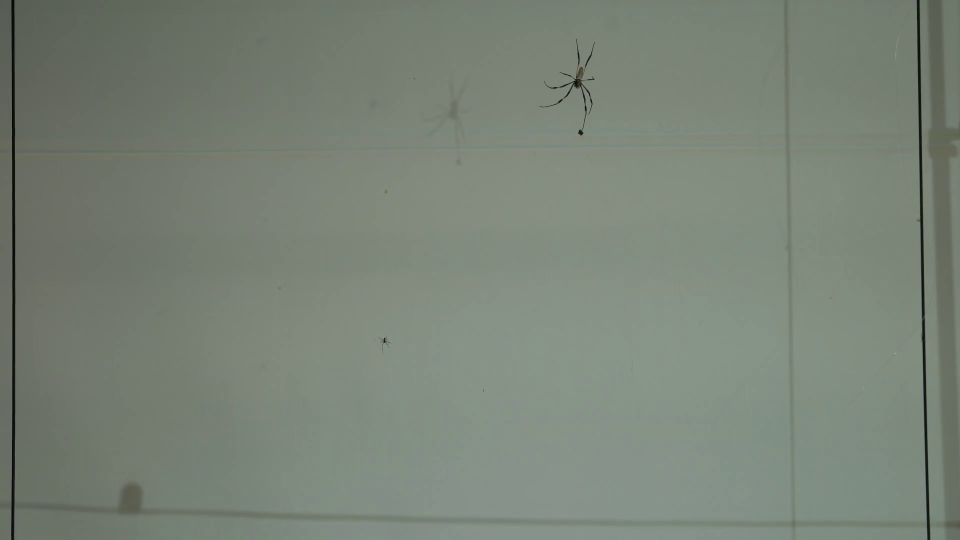
#> input picture frame 235 of videos/C003.mp4, 1920 x 1080 px, given in place of Cockroach.avi, which was not available (shown at 1/2 size)
$ jupyter execute Cockroach.ipynb   (older library calls are emulated)   (text cells are left out)
#> lines starting #> are read from the running program, lines starting #| are printed output that depends on the picture; after the words box and inside, x2 and y2 are one past the last pixel; in counts of white or black regions, pixels touching at a corner belong together; pictures that were not available may be replaced by others from this repository, and a replacement may not be noted
### examples/toxtrac_videos/tracktor.py
import numpy as np
import pandas as pd
import cv2
from sklearn.cluster import KMeans
from scipy.optimize import linear_sum_assignment
from scipy.spatial.distance import cdist

def colour_to_thresh(frame, block_size = 31, offset = 25):
    """
    This function retrieves a video frame and preprocesses it for object tracking.
    The code blurs image to reduce noise, converts it to greyscale and then returns a
    thresholded version of the original image.

    Parameters
    ----------
    frame: ndarray, shape(n_rows, n_cols, 3)
        source image containing all three colour channels
    block_size: int(optional), default = 31
        block_size determines the width of the kernel used for adaptive thresholding.
        Note: block_size must be odd. If even integer is used, the programme will add
        1 to the block_size to make it odd.
    offset: int(optional), default = 25
        constant subtracted from the mean value within the block

    Returns
    -------
    thresh: ndarray, shape(n_rows, n_cols, 1)
        binarised(0,255) image
    """
    blur = cv2.blur(frame, (5,5))
    gray = cv2.cvtColor(blur, cv2.COLOR_BGR2GRAY)
    thresh = cv2.adaptiveThreshold(gray, 255, cv2.ADAPTIVE_THRESH_MEAN_C, cv2.THRESH_BINARY_INV, block_size, offset)
    return thresh

def detect_and_draw_contours(frame, thresh, meas_last, meas_now, min_area = 0, max_area = 10000):
    """
    This function detects contours, thresholds them based on area and draws them.

    Parameters
    ----------
    frame: ndarray, shape(n_rows, n_cols, 3)
        source image containing all three colour channels
    thresh: ndarray, shape(n_rows, n_cols, 1)
        binarised(0,255) image
    meas_last: array_like, dtype=float
        individual's location on previous frame
    meas_now: array_like, dtype=float
        individual's location on current frame
    min_area: int
        minimum area threhold used to detect the object of interest
    max_area: int
        maximum area threhold used to detect the object of interest

    Returns
    -------
    final: ndarray, shape(n_rows, n_cols, 3)
        final output image composed of the input frame with object contours
        and centroids overlaid on it
    contours: list
        a list of all detected contours that pass the area based threhold criterion
    meas_last: array_like, dtype=float
        individual's location on previous frame
    meas_now: array_like, dtype=float
        individual's location on current frame
    """
    # Detect contours and draw them based on specified area thresholds
    img, contours, hierarchy = cv2.findContours(thresh.copy(), cv2.RETR_TREE, cv2.CHAIN_APPROX_SIMPLE)
    img = cv2.cvtColor(img, cv2.COLOR_GRAY2BGR)

    final = frame.copy()

    i = 0
    meas_last = meas_now.copy()
    del meas_now[:]
    while i < len(contours):
        area = cv2.contourArea(contours[i])
        if area < min_area or area > max_area:
            del contours[i]
        else:
            cv2.drawContours(final, contours, i, (0,0,255), 1)
            M = cv2.moments(contours[i])
            if M['m00'] != 0:
            	cx = M['m10']/M['m00']
            	cy = M['m01']/M['m00']
            else:
            	cx = 0
            	cy = 0
            meas_now.append([cx,cy])
            i += 1
    return final, contours, meas_last, meas_now

# [35 lines left out: function apply_k_means, not called in this run]

def hungarian_algorithm(meas_last, meas_now):
    """
    The hungarian algorithm is a combinatorial optimisation algorithm used
    to solve assignment problems. Here, we use the algorithm to reduce noise
    due to ripples and to maintain individual identity. This is accomplished
    by minimising a cost function; in this case, euclidean distances between
    points measured in previous and current step. The algorithm here is written
    to be flexible as the number of contours detected between successive frames
    changes. However, an error will be returned if zero contours are detected.

    Parameters
    ----------
    meas_last: array_like, dtype=float
        individual's location on previous frame
    meas_now: array_like, dtype=float
        individual's location on current frame

    Returns
    -------
    row_ind: array, dtype=int64
        individual identites arranged according to input ``meas_last``
    col_ind: array, dtype=int64
        individual identities rearranged based on matching locations from
        ``meas_last`` to ``meas_now`` by minimising the cost function
    """
    meas_last = np.array(meas_last)
    meas_now = np.array(meas_now)
    if meas_now.shape != meas_last.shape:
        if meas_now.shape[0] < meas_last.shape[0]:
            while meas_now.shape[0] != meas_last.shape[0]:
                meas_last = np.delete(meas_last, meas_last.shape[0]-1, 0)
        else:
            result = np.zeros(meas_now.shape)
            result[:meas_last.shape[0],:meas_last.shape[1]] = meas_last
            meas_last = result

    meas_last = list(meas_last)
    meas_now = list(meas_now)
    cost = cdist(meas_last, meas_now)
    row_ind, col_ind = linear_sum_assignment(cost)
    return row_ind, col_ind

def reorder_and_draw(final, colours, n_inds, col_ind, meas_now, df, mot, fr_no):
    """
    This function reorders the measurements in the current frame to match
    identity from previous frame. This is done by using the results of the
    hungarian algorithm from the array col_inds.

    Parameters
    ----------
    final: ndarray, shape(n_rows, n_cols, 3)
        final output image composed of the input frame with object contours
        and centroids overlaid on it
    colours: list, tuple
        list of tuples that represent colours used to assign individual identities
    n_inds: int
        total number of individuals being tracked
    col_ind: array, dtype=int64
        individual identities rearranged based on matching locations from
        ``meas_last`` to ``meas_now`` by minimising the cost function
    meas_now: array_like, dtype=float
        individual's location on current frame
    df: pandas.core.frame.DataFrame
        this dataframe holds tracked coordinates i.e. the tracking results
    mot: bool
        this boolean determines if we apply the alogrithm to a multi-object
        tracking problem

    Returns
    -------
    final: ndarray, shape(n_rows, n_cols, 3)
        final output image composed of the input frame with object contours
        and centroids overlaid on it
    meas_now: array_like, dtype=float
        individual's location on current frame
    df: pandas.DataFrame
        this dataframe holds tracked coordinates i.e. the tracking results
    """
    # Reorder contours based on results of the hungarian algorithm
    equal = np.array_equal(col_ind, list(range(len(col_ind))))
    if equal == False:
        current_ids = col_ind.copy()
        reordered = [i[0] for i in sorted(enumerate(current_ids), key=lambda x:x[1])]
        meas_now = [x for (y,x) in sorted(zip(reordered,meas_now))]

    # Draw centroids
    if mot == False:
        for i in range(len(meas_now)):
            if colours[i%4] == (0,0,255):
                cv2.circle(final, tuple([int(x) for x in meas_now[i]]), 5, colours[i%4], -1, cv2.LINE_AA)
    else:
        for i in range(n_inds):
            cv2.circle(final, tuple([int(x) for x in meas_now[i]]), 5, colours[i%n_inds], -1, cv2.LINE_AA)

    # add frame number
    font = cv2.FONT_HERSHEY_SCRIPT_SIMPLEX
    cv2.putText(final, str(int(fr_no)), (5,30), font, 1, (255,255,255), 2)

    return final, meas_now, df

### examples/toxtrac_videos/Cockroach.ipynb
[cell 1]
import numpy as np
import pandas as pd
import tracktor as tr
import cv2
import sys
import time
from scipy.optimize import linear_sum_assignment
from scipy.spatial.distance import cdist

[cell 2]
# colours is a vector of BGR values which are used to identify individuals in the video
# since we only have one individual, the program will only use the first element from this array i.e. (0,0,255) - red
# number of elements in colours should be greater than n_inds (THIS IS NECESSARY FOR VISUALISATION ONLY)
n_inds = 1
colours = [(0,0,255),(0,255,255),(255,0,255),(255,255,255),(255,255,0),(255,0,0),(0,255,0),(0,0,0)]

# this is the block_size and offset used for adaptive thresholding (block_size should always be odd)
# these values are critical for tracking performance
block_size = 81
offset = 30

# minimum area and maximum area occupied by the animal in number of pixels
# this parameter is used to get rid of other objects in view that might be hard to threshold out but are differently sized
min_area = 1000
max_area = 10000

# the scaling parameter can be used to speed up tracking if video resolution is too high (use value 0-1)
scaling = 0.5

# mot determines whether the tracker is being used in noisy conditions to track a single object or for multi-object
# using this will enable k-means clustering to force n_inds number of animals
mot = False

# name of source video and paths
video = 'Cockroach'
input_vidpath = '/mnt/ssd1/Documents/Vivek/tracktor/videos/toxtrac_videos/' + video + '.avi'
output_vidpath = '/mnt/ssd1/Documents/Vivek/tracktor/output/toxtrac_videos/' + video + '.mp4'
output_filepath = '/mnt/ssd1/Documents/Vivek/tracktor/output/toxtrac_videos/' + video + '.csv'
codec = 'DIVX' # try other codecs if the default doesn't work ('DIVX', 'avc1', 'XVID') note: this list is non-exhaustive

[cell 3]
## Start time
start = time.time()

## Open video
cap = cv2.VideoCapture(input_vidpath)
if cap.isOpened() == False:
    sys.exit('Video file cannot be read! Please check input_vidpath to ensure it is correctly pointing to the video file')

## Video writer class to output video with contour and centroid of tracked object(s)
# make sure the frame size matches size of array 'final'
fourcc = cv2.VideoWriter_fourcc(*codec)
output_framesize = (int(cap.read()[1].shape[1]*scaling),int(cap.read()[1].shape[0]*scaling))
#> output_framesize = (960, 540)
out = cv2.VideoWriter(filename = output_vidpath, fourcc = fourcc, fps = 30.0, frameSize = output_framesize, isColor = True)

## Individual location(s) measured in the last and current step
meas_last = list(np.zeros((n_inds,2)))
meas_now = list(np.zeros((n_inds,2)))

last = 0
df = []

while(True):
    # Capture frame-by-frame
    ret, frame = cap.read()

    this = cap.get(1)
    if ret == True:
        frame = cv2.resize(frame, None, fx = scaling, fy = scaling, interpolation = cv2.INTER_LINEAR)
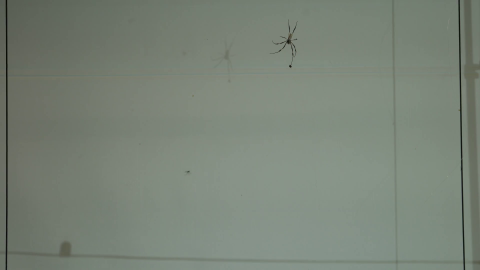
#> frame: shape (540, 960, 3) (shown at 1/2 size); mean B, G, R 119.3, 131.2, 121.5
        thresh = tr.colour_to_thresh(frame, block_size, offset)
#> in colour_to_thresh, `thresh = cv2.adaptiveThreshold(gray, 255, cv2.ADAPTIVE_THRESH_MEAN_C, ..`:
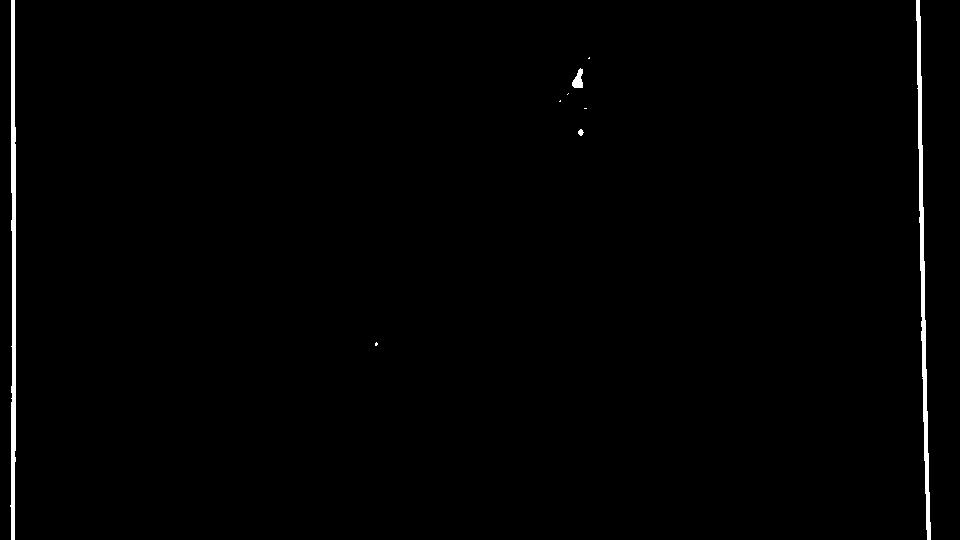
#> thresh: shape (540, 960); 0.91% white; 9 white regions (5 under 20 px)
        final, contours, meas_last, meas_now = tr.detect_and_draw_contours(frame, thresh, meas_last, meas_now, min_area, max_area)
#> in detect_and_draw_contours, `img, contours, hierarchy = cv2.findContours(thresh.copy(), cv2.RETR_TR..`: contours = 9 contours, 5 with area under 20; largest, box (x1, y1, x2, y2) and area: (10, 0, 16, 540) 1757, (916, 0, 931, 540) 1707, (572, 68, 583, 88) 118, (578, 129, 584, 136) 20
#> the loop in detect_and_draw_contours, `while i < len(contours):` made 9 passes
#> (area, cx, cy, i) on passes 8 to 9: (1707, 922.4, 271.3, 1), (1757, 12.98, 271, 2)
#> after the loop in detect_and_draw_contours, `while i < len(contours):`:
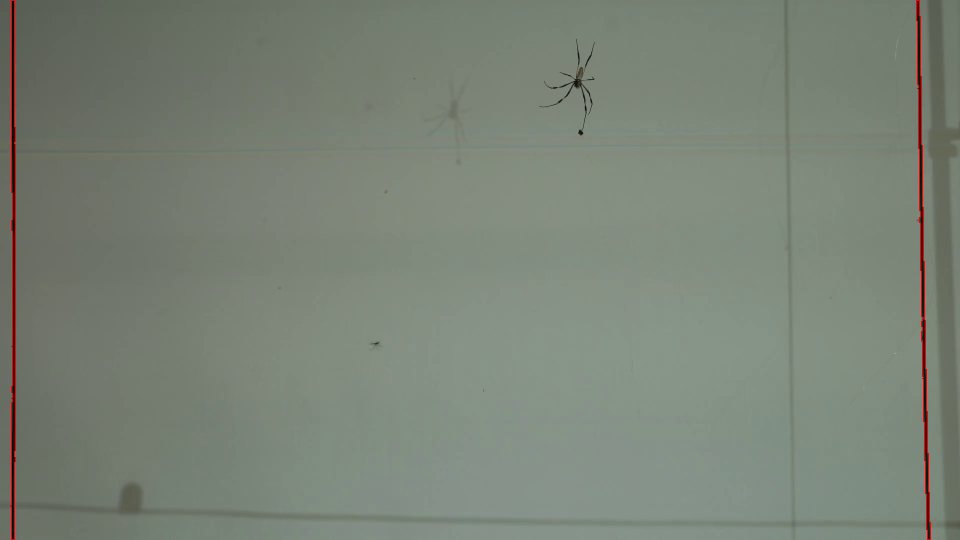
#> final: shape (540, 960, 3); 0.42% of pixels changed, all inside (x1, y1, x2, y2) = (10, 0, 931, 540)
#> after the loop in detect_and_draw_contours, `while i < len(contours):`: i = 2; meas_now = [[922.4, 271.3], [12.98, 271]]
#> contours = 2 contours; box (x1, y1, x2, y2) and area: (10, 0, 16, 540) 1757, (916, 0, 931, 540) 1707; meas_last = [[0, 0]]; meas_now = [[922.4, 271.3], [12.98, 271]]
        row_ind, col_ind = tr.hungarian_algorithm(meas_last, meas_now)
#> in hungarian_algorithm, `meas_last = np.array(meas_last)`: meas_last = [[0, 0]]
#> in hungarian_algorithm, `meas_now = np.array(meas_now)`: meas_now = [[922.4, 271.3], [12.98, 271]]
#> in hungarian_algorithm, `cost = cdist(meas_last, meas_now)`: cost = [[961.5, 271.3], [961.5, 271.3]]
#> in hungarian_algorithm, `row_ind, col_ind = linear_sum_assignment(cost)`: row_ind = [0, 1]; col_ind = [1, 0]
#> row_ind = [0, 1]; col_ind = [1, 0]
        final, meas_now, df = tr.reorder_and_draw(final, colours, n_inds, col_ind, meas_now, df, mot, this)
#> in reorder_and_draw, `equal = np.array_equal(col_ind, list(range(len(col_ind))))`: equal = False
#> in reorder_and_draw, `current_ids = col_ind.copy()`: current_ids = [1, 0]
#> in reorder_and_draw, `meas_now = [x for (y,x) in sorted(zip(reordered,meas_now))]`: meas_now = [[12.98, 271], [922.4, 271.3]]
#> the loop in reorder_and_draw, `for i in range(len(meas_now)):` made 2 passes
#> in reorder_and_draw, `font = cv2.FONT_HERSHEY_SCRIPT_SIMPLEX`: font = 6
#> in reorder_and_draw, `cv2.putText(final, str(int(fr_no)), (5,30), font, 1, (255,255,255), 2)`:
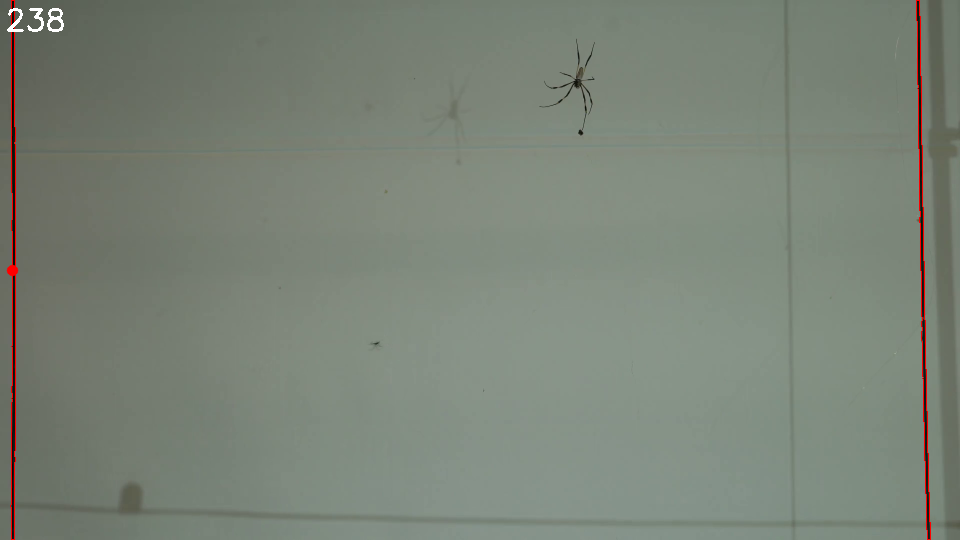
#> final: shape (540, 960, 3); mean B, G, R 119.1, 130.9, 122.4
#> meas_now = [[12.98, 271], [922.4, 271.3]]; df = []

        # Create output dataframe
        for i in range(n_inds):
            df.append([this, meas_now[i][0], meas_now[i][1]])
#> after the loop, df = [[238, 12.98, 271]]

        # Display the resulting frame
        out.write(final)
        cv2.imshow('frame', final)
        if cv2.waitKey(1) == 27:
#> (key Esc is pressed here)
            break

    if last == this:
        break

    last = this

## Write positions to file
df = pd.DataFrame(np.matrix(df), columns = ['frame','pos_x','pos_y'])
#> df = table of 1 rows and 3 columns
df.to_csv(output_filepath, sep=',')

## When everything done, release the capture
cap.release()
out.release()
cv2.destroyAllWindows()
cv2.waitKey(1)

## End time and duration
end = time.time()
duration = end - start
print("--- %s seconds ---" %duration)

[cell 4]
df = pd.read_csv(output_filepath)
df.head()

[cell 5]
import matplotlib.pyplot as plt

plt.figure(figsize=(5,5))
plt.scatter(df['pos_x'], df['pos_y'], c=df['frame'])
plt.xlabel('pos_x')
plt.ylabel('pos_y')
plt.show()
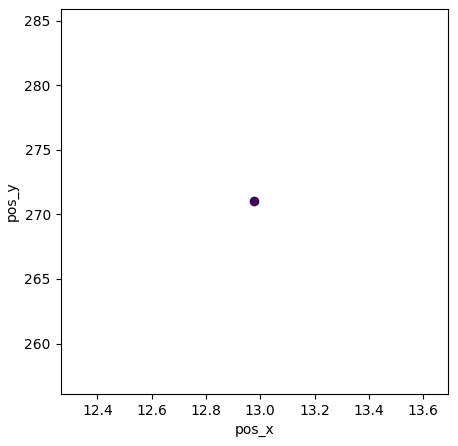
#> figure drawn by matplotlib, 1 panel

[cell 6]
dx = df['pos_x'] - df['pos_x'].shift(n_inds)
dy = df['pos_y'] - df['pos_y'].shift(n_inds)
df['speed'] = np.sqrt(dx**2 + dy**2)
df.head()

[cell 7]
thresh = 243.1

[cell 8]
print(1-len(np.where(df['speed'] > thresh)[0]) / max(df['frame']))

$ run again, starting later in the video
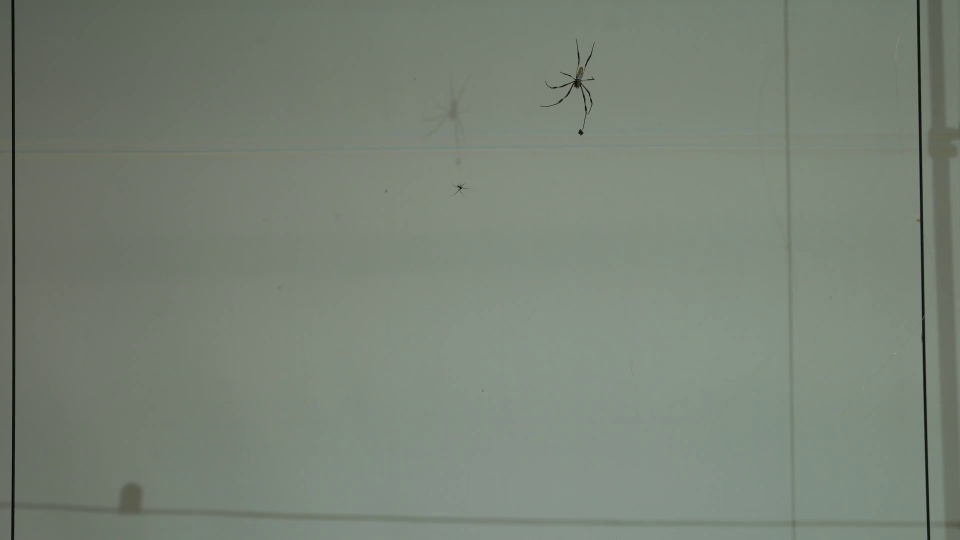
#> input picture frame 1058 of videos/C003.mp4, 1920 x 1080 px, given in place of Cockroach.avi, which was not available (shown at 1/2 size)
#> output_framesize = (960, 540)
#> frame: shape (540, 960, 3)
#> thresh: shape (540, 960); 0.92% white; 9 white regions (5 under 20 px)
#> in detect_and_draw_contours, `img, contours, hierarchy = cv2.findContours(thresh.copy(), cv2.RETR_TR..`: contours = 9 contours, 6 with area under 20; largest, box (x1, y1, x2, y2) and area: (10, 0, 16, 540) 1775, (916, 0, 931, 540) 1697, (572, 68, 583, 88) 116
#> img: shape (540, 960, 3); 0.92% white; 9 white regions (5 under 20 px)
#> the loop in detect_and_draw_contours, `while i < len(contours):` made 9 passes
#> (area, cx, cy, i) on passes 8 to 9: (1697, 922.4, 272.5, 1), (1775, 12.94, 271.9, 2)
#> after the loop in detect_and_draw_contours, `while i < len(contours):`: i = 2; meas_now = [[922.4, 272.5], [12.94, 271.9]]
#> `final, contours, meas_last, meas_now = tr.detect_and_draw_contours(fra..`: contours = 2 contours; box (x1, y1, x2, y2) and area: (10, 0, 16, 540) 1775, (916, 0, 931, 540) 1697; meas_last = [[0, 0]]; meas_now = [[922.4, 272.5], [12.94, 271.9]]
#> in hungarian_algorithm, `meas_last = np.array(meas_last)`: meas_last = [[0, 0]]
#> in hungarian_algorithm, `meas_now = np.array(meas_now)`: meas_now = [[922.4, 272.5], [12.94, 271.9]]
#> cost = [[961.8, 272.2], [961.8, 272.2]]
#> in hungarian_algorithm, `row_ind, col_ind = linear_sum_assignment(cost)`: row_ind = [0, 1]; col_ind = [1, 0]
#> `row_ind, col_ind = tr.hungarian_algorithm(meas_last, meas_now)`: row_ind = [0, 1]; col_ind = [1, 0]
#> equal = False
#> current_ids = [1, 0]
#> in reorder_and_draw, `meas_now = [x for (y,x) in sorted(zip(reordered,meas_now))]`: meas_now = [[12.94, 271.9], [922.4, 272.5]]
#> the loop in reorder_and_draw, `for i in range(len(meas_now)):` made 2 passes
#> font = 6
#> `final, meas_now, df = tr.reorder_and_draw(final, colours, n_inds, col_..`: meas_now = [[12.94, 271.9], [922.4, 272.5]]; df = []
#> after the loop `for i in range(n_inds):`: df = [[1061, 12.94, 271.9]]
#> `df = pd.DataFrame(np.matrix(df), columns = ['frame','pos_x','pos_y'])`: df = table of 1 rows and 3 columns
#> `plt.show()`:
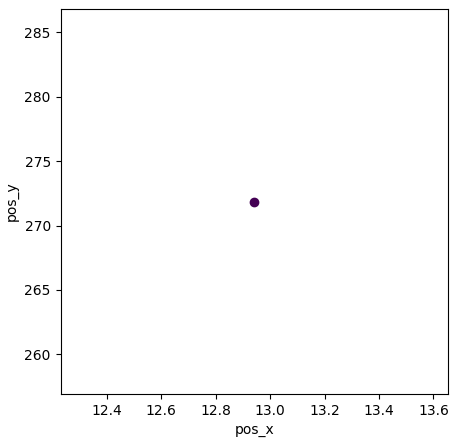
#> figure drawn by matplotlib, 1 panel
